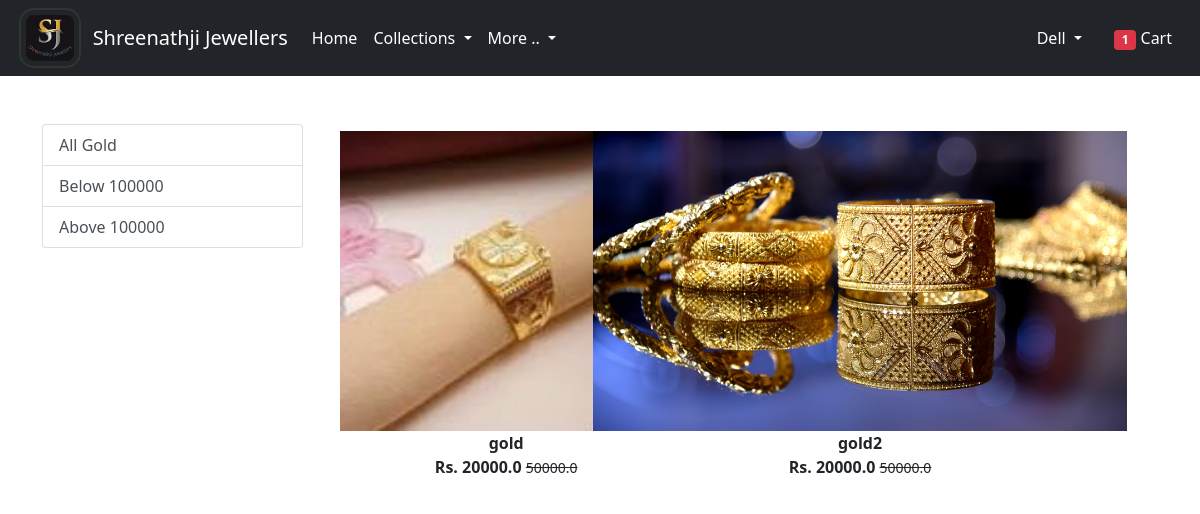
Screenshot of /gold/ (signed in) with the database file from the repository.
### app/models.py (models this page shows, shortened)
class Product(models.Model):
 title = models.CharField(max_length=100)
 selling_price = models.FloatField()
 discounted_price = models.FloatField()
 description = models.TextField()
 brand = models.CharField(max_length=100)
 category = models.CharField( choices=CATEGORY_CHOICES, max_length=2)
 product_image = models.ImageField(upload_to='productimg')

### app/views.py (the view)
# urls.py: path('gold/', views.gold, name='gold'),
def gold(request, data=None):
	totalitem = 0
	if request.user.is_authenticated:
		totalitem = len(Cart.objects.filter(user=request.user))
	if data==None :
			gold = Product.objects.filter(category='G')
	elif data == '-' or data == '-':
			gold = Product.objects.filter(category='G').filter(brand=data)
	elif data == 'below':
			gold = Product.objects.filter(category='G').filter(discounted_price__lt=100000)
	elif data == 'above':
			gold = Product.objects.filter(category='G').filter(discounted_price__gt=100000)
	return render(request, 'app/gold.html', {'gold':gold, 'totalitem':totalitem})

### app/templates/app/gold.html (shortened to what this page needs)
{% extends 'app/base.html' %}
{% load static %}
{% block main-content %}
<div class="container my-5">
 <div class="row">
  <div class="col-sm-3">
   <div class="list-group">
     <a href="{% url 'gold' %}" class="list-group-item list-group-item-action" aria-current="true">All Gold</a>
     <a href="{% url 'golddata' 'below'  %}" class="list-group-item list-group-item-action">Below 100000</a>
     <a href="{% url 'golddata' 'above'  %}" class="list-group-item list-group-item-action">Above 100000</a>
   </div>
  </div>
  <div class="col-sm-8">
   <div class="row">
    {% for product in gold %}
     <div class="col-sm-4 text-center mb-4">
      <a href="{% url 'product-detail' product.id %}" class="btn">
       <div class="item">
        <img src="{{product.product_image.url}}" alt="" height="300" class="">
        <div class="fw-bold">{{product.title}}</div>
        <div class="fw-bold">Rs. {{product.discounted_price}} <small class="fw-light text-decoration-line-through">{{product.selling_price}}</small></div>
       </div>
      </a>
     </div>
    {% endfor %}
   </div>
  </div>
 </div>
</div>
{% endblock main-content %}

### app/templates/app/base.html (shortened to what this page needs)
<!doctype html>
{% load static %}
<html lang="en">
  <head>
    <link href="https://cdn.jsdelivr.net/npm/bootstrap@5.0.0-beta1/dist/css/bootstrap.min.css" rel="stylesheet">
    <link rel="stylesheet" href="{% static 'app/css/owl.carousel.min.css' %}">
    <link rel="stylesheet" href="{% static 'app/css/all.min.css' %}">
    <link rel="stylesheet" href="{% static 'app/css/style.css' %}">
  </head>
  <body>
    <nav class="navbar navbar-expand-lg navbar-dark bg-dark">
      &nbsp &nbsp &nbsp<img src="{% static 'app/images/logo/logo.jpeg' %}" height="60px" style="border: 2px solid #333; border-radius: 15px; padding: 5px;">
     <div class="container">
       <a class="navbar-brand" href="/">Shreenathji Jewellers</a>
       <div class="collapse navbar-collapse" id="navbarSupportedContent">
         <ul class="navbar-nav me-auto mb-2 mb-lg-0">
           <li class="nav-item">
             <a class="nav-link active" aria-current="page" href="/">Home</a>
           </li>
           <li class="nav-item dropdown">
             <a class="nav-link dropdown-toggle text-white" href="#" id="electronicsDropdown" role="button" data-bs-toggle="dropdown" aria-expanded="false">
               Collections
             </a>
           </li>
           <li class="nav-item dropdown">
            <a class="nav-link dropdown-toggle text-white" href="#" id="electronicsDropdown" role="button" data-bs-toggle="dropdown" aria-expanded="false">
              More ..
            </a>
         </ul>
         <div>
          <ul class="navbar-nav me-auto mb-2 mb-lg-0">
          {% if request.user.is_authenticated %}
           <li class="nav-item dropdown mx-2">
              <a class="nav-link dropdown-toggle text-white" href="#" id="profileDropdown" role="button" data-bs-toggle="dropdown" aria-expanded="false">
                {{request.user.username|capfirst}}
              </a>
            </li>
            <li class="nav-item mx-2">
              <a href="{% url 'showcart' %}" class="nav-link text-white"><span class="badge bg-danger">{{totalitem}}</span> Cart </a>
            </li>
            {% endif %}
          </ul>
         </div>
       </div>
     </div>
    </nav>
    {% block main-content %} {% endblock main-content %}
  </body>
</html>

### rows the page displays
Product: product_image (picture), title "gold", discounted_price "20000.0", selling_price "50000.0"
Product: product_image (picture), title "gold2", discounted_price "20000.0", selling_price "50000.0"

### other values shown
{{ request.user.username|capfirst }} "Dell"
{{ totalitem }} "1"
